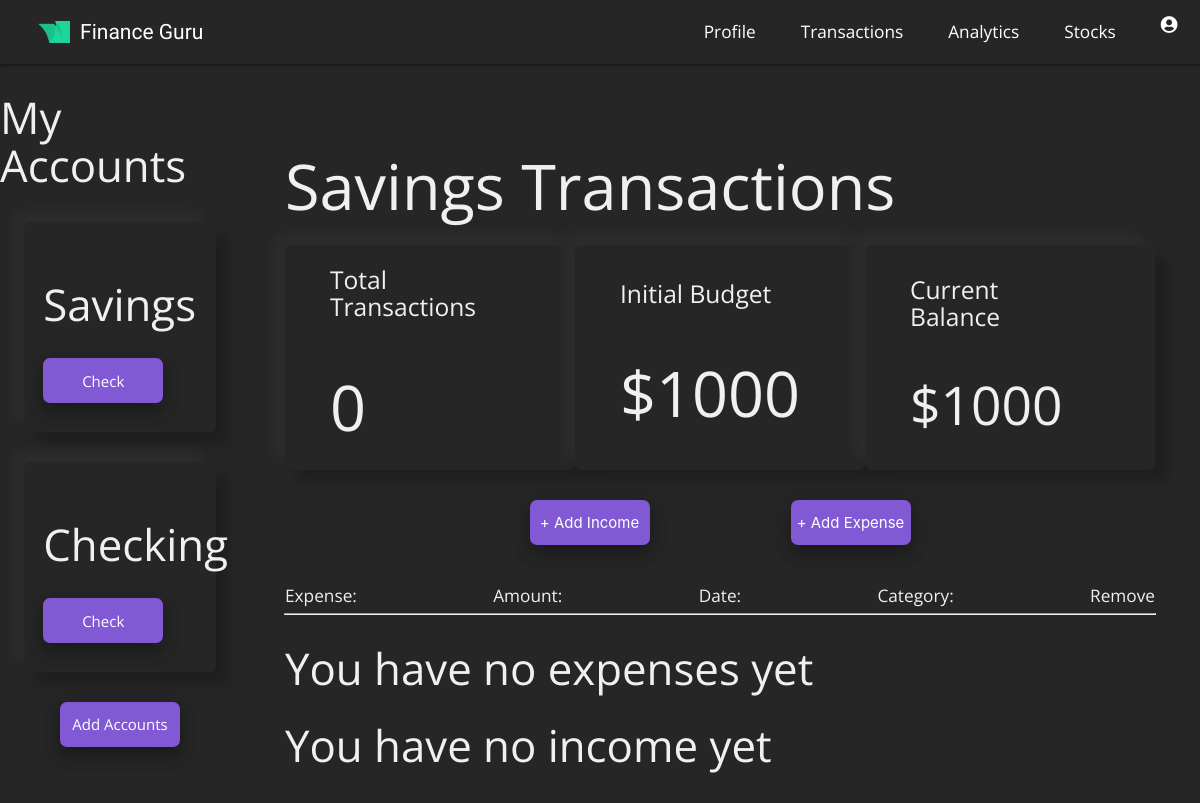
The app's page /savings/transactions (signed in), older data.
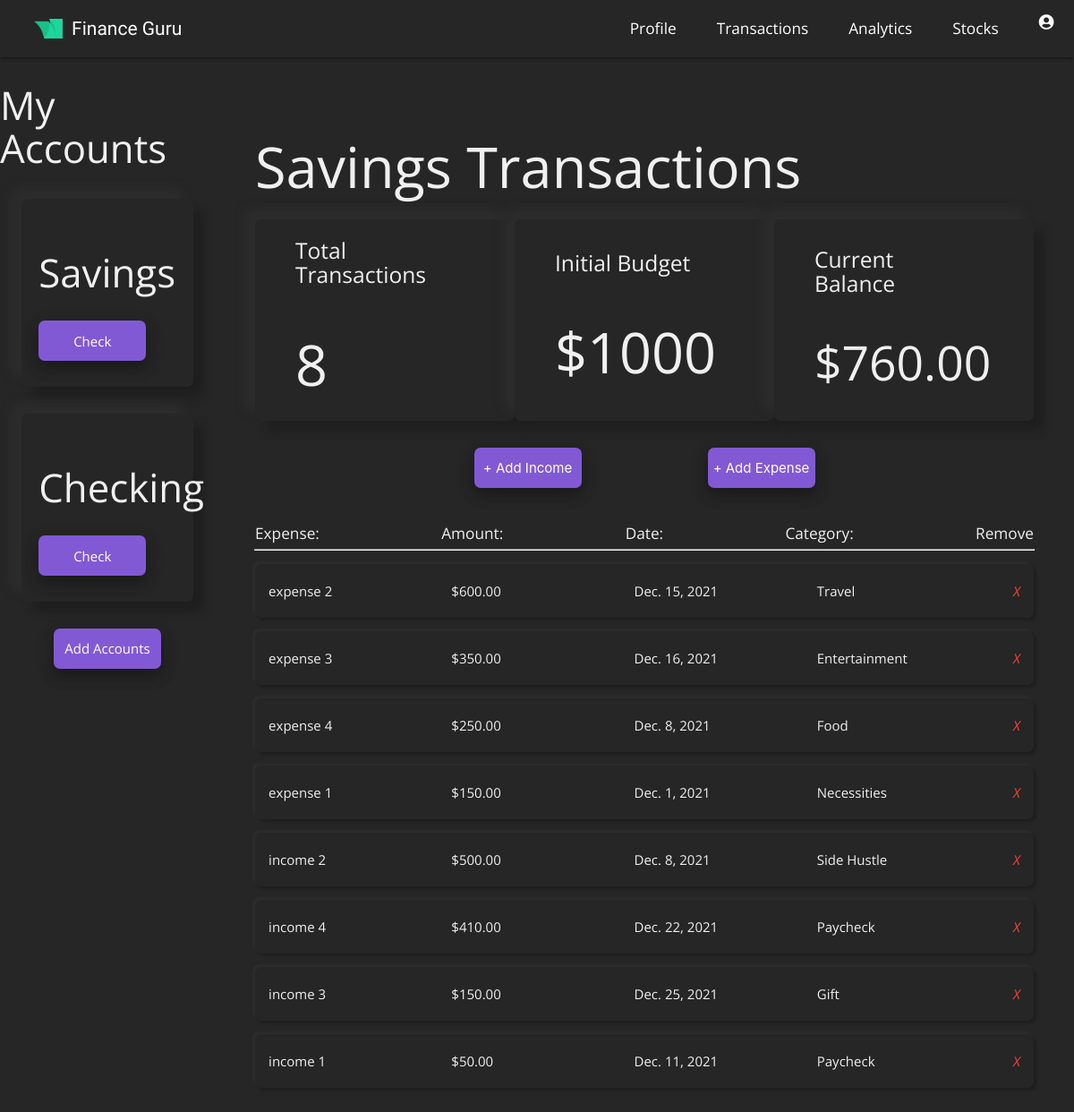
The same page, newer data.
### budget/models.py (models this page shows, shortened)
class Project(models.Model):
    name = models.CharField(max_length=100)
    slug = models.SlugField(max_length=100, unique=True, blank=True)
    budget = models.IntegerField()
    def budget_left(self):
        expense_list = Expense.objects.filter(project=self)
        income_list = Income.objects.filter(project=self)
        total_expense_amount = 0
        total_income_amount = 0
        for expense in expense_list:
            total_expense_amount += expense.amount
        for income in income_list:
            total_income_amount += income.amount
        return self.budget - total_expense_amount + total_income_amount
    def total_transactions(self):
        income_list = Income.objects.filter(project=self)
        expense_list = Expense.objects.filter(project=self)
        return len(expense_list) + len(income_list)

class Expense(models.Model):
    project = models.ForeignKey(Project, on_delete = models.CASCADE, related_name = 'expenses')
    title = models.CharField(max_length=100)
    amount = models.DecimalField(max_digits=8, decimal_places=2)
    date = models.DateField(("Date"), default=datetime.date.today)
    type = 'expense'
    category = models.CharField( max_length = 20, choices = EXPENSE_CATEGORY_CHOICES , default ='Food')
    class Meta:
        ordering = ('-amount',)

class Income(models.Model):
    project = models.ForeignKey(Project, on_delete = models.CASCADE, related_name = 'income')
    title = models.CharField(max_length=100)
    amount = models.DecimalField(max_digits=8, decimal_places=2)
    date = models.DateField(("Date"), default=datetime.date.today)
    type = 'income'
    category = models.CharField( max_length = 20, choices = INCOME_CATEGORY_CHOICES , default ='Paycheck')
    class Meta:
        ordering = ('-amount',)

### budget/views.py (the view, shortened to what this page needs)
# urls.py: path('<slug:project_slug>/transactions', views.transactions, name = 'transactions'),
@login_required()
def transactions(request, project_slug):
    project_list = Project.objects.all()
    project = get_object_or_404(Project, slug=project_slug)
    if request.method == "GET":
        return render(request, 'budget/transactions.html', {
            'project': project, 'project_list': project_list,
            'expense_list': project.expenses.all(),
            'income_list': project.income.all()})

### budget/templates/budget/transactions.html (shortened to what this page needs)
{% extends 'budget/base.html' %}
{% block content %}
{% include "budget/header.html" %}
<div class = "transactions-section">
    <h1 class = "page-header">{{ project.name }} Transactions</h1>
    <section class="profile-stats">
        <div class = "stat-card">
            <div class="stat-card-content">
                <h5>Total Transactions</h6>
                <h1>{{ project.total_transactions }}</h1>
            </div>
        </div>
        <div class = "stat-card">
            <div class="stat-card-content">
                <h5>Initial Budget</h6>
                <h1>${{ project.budget }}</h1>
            </div>
        </div>
        <div class = "stat-card">
            <div class="stat-card-content">
                <h5>Current Balance</h6>
                {% if project.budget_left > 0 %}
                    <h2>${{ project.budget_left }}</h2>
                {% elif project.budget_left == 0 %}
                    <h2>${{ project.budget_left }}</h2>
                {% else %}
                    <h2>${{ project.budget_left }}</h2>
                {% endif %}
            </div>
        </div>
    </section>
    <section class = "section-expenses">
        <div class="button-row">
            <button class="modal-trigger account-button" id = "income-trigger" href = "#incomeModal" onclick="incomeFunction();">+ Add Income</button>
            <button class="modal-trigger account-button" id = "expense-trigger" href = "#expenseModal" onclick="expenseFunction();">+ Add Expense</button>
        </div>
        <div class="expense-row">
            <div class = 'expense-title'>
                <h6>Expense:</h6>
            </div>
            <div class = 'expense-title'>
                <h6>Amount:</h6>
            </div>
            <div class = 'expense-title'>
                <h6>Date:</h6>
            </div>
            <div class = 'expense-title category'>
                <h6>Category:</h6>
            </div>
            <div class = 'expense-title'>
                <h6>Remove</h6>
            </div>
        </div>
        <hr/>
        <ul class="expense-list">
            {% for expense in expense_list %}
            <li>
                <div class="expense-col">
                    <span>{{ expense.title }}</span>
                </div>
                <div class="expense-col">
                    <span>${{ expense.amount }}</span>
                </div>
                <div class="expense-col">
                    <span>{{ expense.date }}</span>
                </div>
                <div class="expense-col category">
                    <span>{{ expense.category }}</span>
                </div>
                <a class = "close-icon" name = "action" value = "expense" onclick = "deleteExpense(this)" data-id = "{{ expense.id }}">
                    <i class="red-text right">X</i>
                </a>
            </li>
            {% empty %}
            <div class = "">
                <h3>You have no expenses yet</h3>
            </div>
            {% endfor %}
            {% for income in income_list %}
            <li>
                <div class="expense-col">
                    <span>{{ income.title }}</span>
                </div>
                <div class="expense-col">
                    <span>${{ income.amount }}</span>
                </div>
                <div class="expense-col">
                    <span>{{ income.date }}</span>
                </div>
                <div class="expense-col category">
                    <span>{{ income.category }}</span>
                </div>
                <a class = "close-icon"  name = "action" value = "income" onclick = "deleteIncome(this)" data-id = "{{ income.id }}">
                    <i class="red-text right">X</i>
                </a>
            </li>
            {% empty %}
            <div class = "">
                <h3>You have no income yet</h3>
            </div>
            {% endfor %}
        </ul>
    </section>
</div>
{% endblock %}

### budget/templates/budget/header.html (shortened to what this page needs)
{% extends 'budget/base.html' %}
{% load static %}
{% block content %}
<nav class = 'nav-dec'>
    <a href="{% url 'list' %}" class = "logo">
        <img src="./static/images/logo.png" alt="">
        <p>Finance Guru</p>
    </a>
    <div class = "nav-links">
        <a href="{% url 'profile' project.slug %}">Profile</a>
        <a href="{% url 'transactions' project.slug %}">Transactions</a>
        <a href="{% url 'analytics' project.slug %}">Analytics</a>
        <a href="{% url 'stocks' project.slug %}">Stocks</a>
        <div class="dropdown">
            <i class="fas fa-user-circle dropbtn"></i>
        </div>
    </div>
</nav>
<div class = 'left-nav'>
    <h3>My Accounts</h3>
    <div class="project-list">
        {% for project in project_list %}
            <div class="project-card">
                <div class="project-card-content">
                    <h3>{{ project.name }}</h3>
                    <a href="{% url 'profile' project.slug %}" class="account-button">Check</a>
                </div>
            </div>
        {% endfor %}
    </div>
    <a href="../add" class="account-button">
        <span>Add Accounts</span>
    </a>
</div>
{% endblock %}

Row changes from the older to the newer data that the page shows:
computed for Project "Savings": total_transactions "0" → "8"; budget_left "1000" → "760.00"
added Expense: title "expense 2", amount "600.00", date "Dec. 15, 2021", category "Travel"
added Expense: title "expense 3", amount "350.00", date "Dec. 16, 2021", category "Entertainment"
added Expense: title "expense 4", amount "250.00", date "Dec. 8, 2021", category "Food"
added Expense: title "expense 1", amount "150.00", date "Dec. 1, 2021", category "Necessities"
added Income: title "income 2", amount "500.00", date "Dec. 8, 2021", category "Side Hustle"
added Income: title "income 4", amount "410.00", date "Dec. 22, 2021", category "Paycheck"
added Income: title "income 3", amount "150.00", date "Dec. 25, 2021", category "Gift"
added Income: title "income 1", amount "50.00", date "Dec. 11, 2021", category "Paycheck"
Text that changed along with them:
text no longer shown: "You have no expenses yet You have no income yet"
